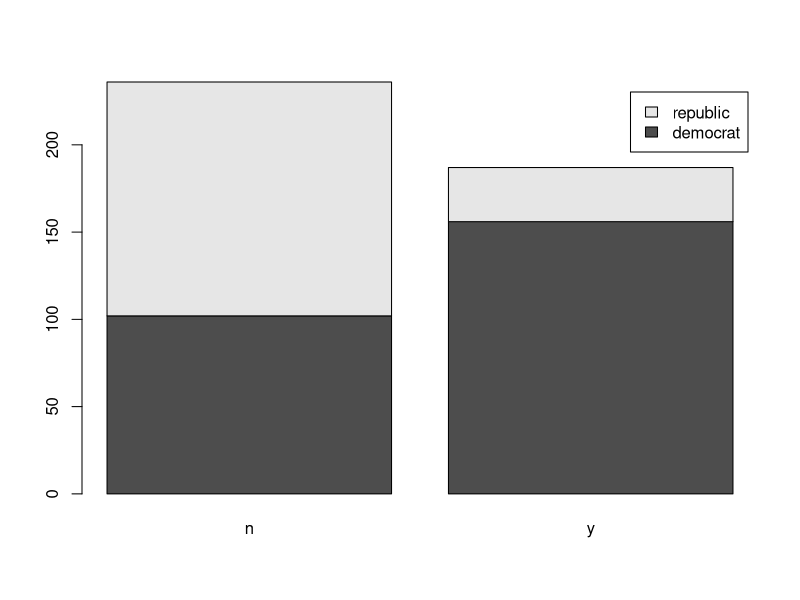
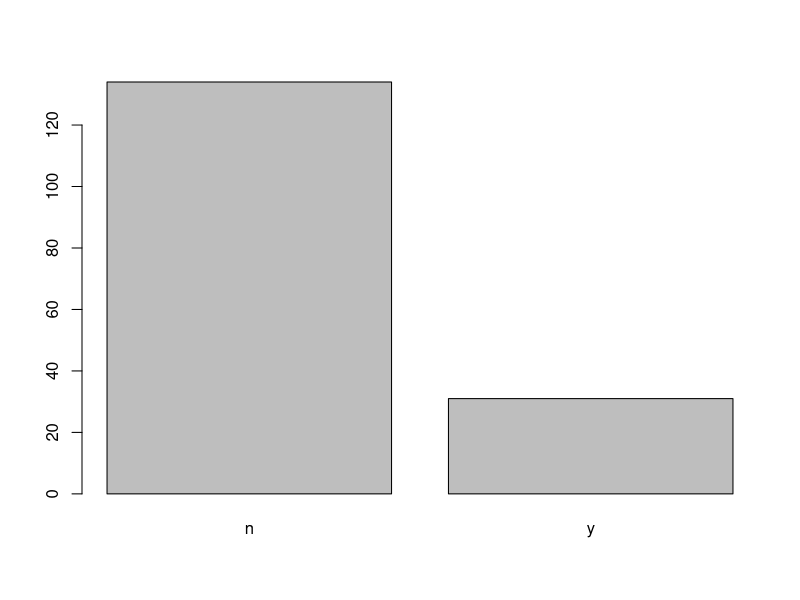
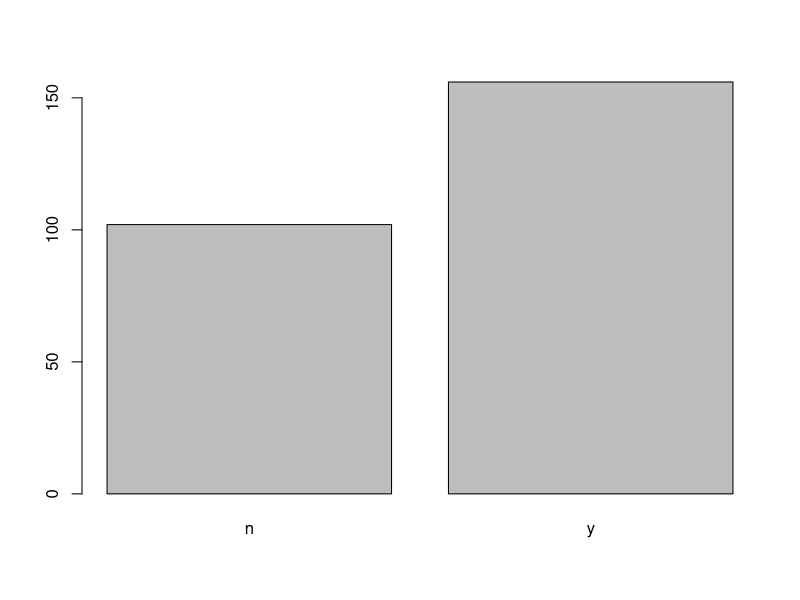
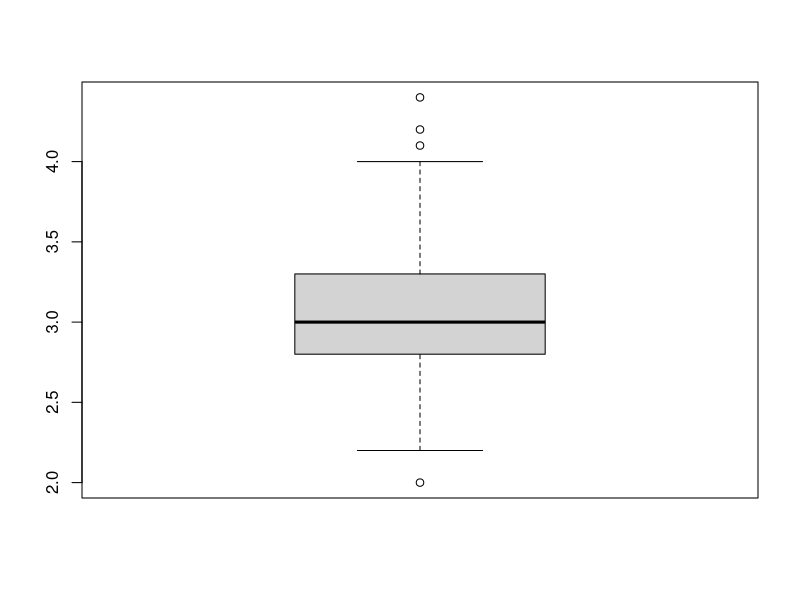
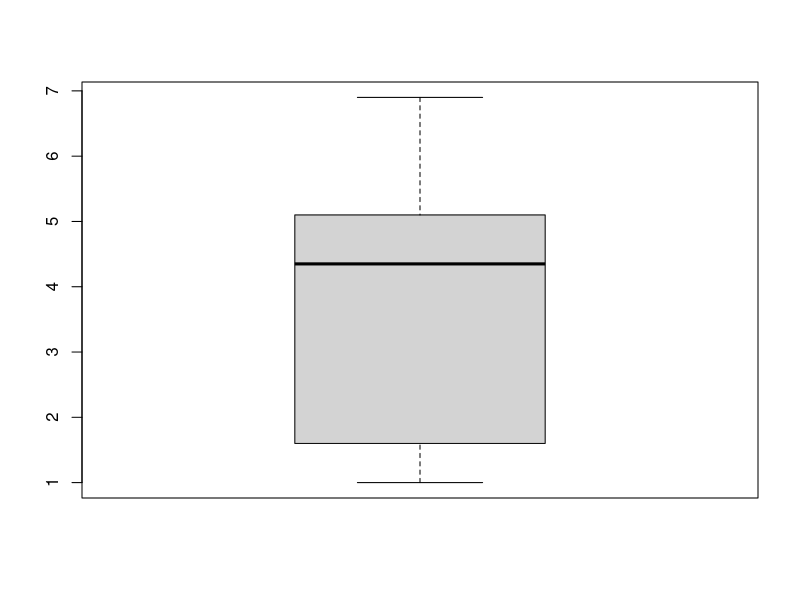

R code for these plots, in order:
#---------------------------------------------------------------------
# File Name   : navieBayes.R
# Author      : Kunal K.
# Description : Demonstrate the concept of NB
# Date:       : 21 feb 2021
# Version     : V1.0
# Ref No      : DS_Code_R_K118
#---------------------------------------------------------------------

setwd("D:\\ML\\R\\Naive Bayes")
library(mlbench)
data("HouseVotes84")
View(HouseVotes84)
help("HouseVotes84")
summary(HouseVotes84)

barplot(table(as.factor(HouseVotes84[,1]),as.factor(HouseVotes84[,2])),legend=c("democrat","republic"))
plot(as.factor(HouseVotes84[HouseVotes84$Class=="republican",2]))
plot(as.factor(HouseVotes84[HouseVotes84$Class=="democrat",2]))

str(HouseVotes84)
train_x<-HouseVotes84[,c()]

# na values by column and class
na_by_col_class<-function(col,cls){
  return(sum(is.na(HouseVotes84[,col]) & HouseVotes84$Class==cls))
}

na_by_col_class("V1","democrat")
na_by_col_class("V1","republican")

p_y_col_class<-function(col,class){
  sum_y<-sum(HouseVotes84[,col]=="y" & HouseVotes84$Class==class,na.rm = T)
  sum_n<-sum(HouseVotes84[,col]=="n" & HouseVotes84$Class==class,na.rm = T)
  return (sum_y/(sum_y+sum_n))
}
p_y_col_class(2,'democrat')  
p_y_col_class(2,'republican')
na_by_col_class(2,'democrat')
na_by_col_class(2,'republican')


# imputing missing values 

set.seed(3)
train<-order(runif(290))
test<--train
training<-HouseVotes84[train,]
testing<-HouseVotes84[test,]
#train_X<-training[,-1]
#train_Y<-training[,1]
#test_X<-testing[,-1]
#test_Y<-testing[,1]

library(e1071)
model<-naiveBayes(training$Class~.,data=training)
pred<-predict(model,newdata = testing[,-1])
mean(pred==testing[,1])

acc<-NULL


for (i in 1:20){train<-order(runif(350))
set.seed(350)
test<--train
training<-HouseVotes84[train,]
testing<-HouseVotes84[test,]
model<-naiveBayes(training$Class~.,data=training[,-1])
pred<-predict(model,testing[,-1])
acc<-c(acc,mean(pred==testing[,1]))

}
acc



# Naive Bayes for the continuous data
data()
data("iris")
table(iris[,5])
View(iris3)
str(iris)
set.seed(135)
train<-order(runif(135))
t1<-train
t2<-train
test<--train
training<-iris[train,]
testing<-iris[test,]
table(training[,5])
library(e1071)
model_iris<-naiveBayes(training$Species~.,data = training[,-5])
pred_species<-predict(model_iris,testing[,-5])
mean(pred_species==testing[,5])
table(pred_species)
table(testing[,5])

boxplot(iris$Sepal.Width)
boxplot(iris$Petal.Length)
summary(iris$Petal.Length)
